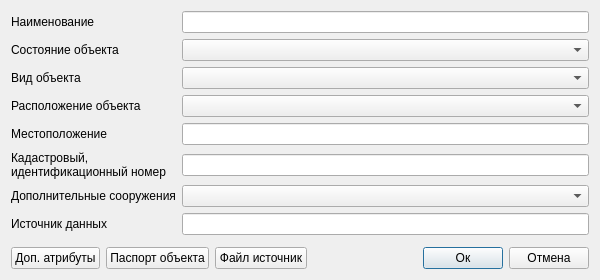
<?xml version="1.0" encoding="UTF-8"?>
<ui version="4.0">
 <class>Dialog</class>
 <widget class="QDialog" name="Dialog">
  <property name="geometry">
   <rect>
    <x>0</x>
    <y>0</y>
    <width>600</width>
    <height>280</height>
   </rect>
  </property>
  <property name="minimumSize">
   <size>
    <width>600</width>
    <height>280</height>
   </size>
  </property>
  <property name="windowTitle">
   <string>Объекты водоснабжения (полигон)</string>
  </property>
  <property name="accessibleName">
   <string notr="true">btnSave</string>
  </property>
  <layout class="QVBoxLayout" name="verticalLayout_2">
   <item>
    <layout class="QGridLayout" name="gridLayout_2">
     <item row="0" column="1">
      <layout class="QHBoxLayout" name="horizontalLayout_4">
       <item>
        <layout class="QGridLayout" name="gridLayout_3">
         <item row="5" column="0">
          <widget class="QLabel" name="label_24">
           <property name="text">
            <string>Кадастровый, 
идентификационный номер</string>
           </property>
          </widget>
         </item>
         <item row="5" column="1">
          <widget class="QLineEdit" name="tbCadastralNumber">
           <property name="clearButtonEnabled">
            <bool>true</bool>
           </property>
          </widget>
         </item>
         <item row="2" column="0">
          <widget class="QLabel" name="label_11">
           <property name="text">
            <string>Вид объекта</string>
           </property>
          </widget>
         </item>
         <item row="1" column="0">
          <widget class="QLabel" name="label_10">
           <property name="text">
            <string>Состояние объекта</string>
           </property>
          </widget>
         </item>
         <item row="3" column="1">
          <widget class="QgsCheckableComboBox" name="cbArrangement"/>
         </item>
         <item row="7" column="0">
          <widget class="QLabel" name="label_25">
           <property name="text">
            <string>Источник данных</string>
           </property>
          </widget>
         </item>
         <item row="0" column="0">
          <widget class="QLabel" name="label">
           <property name="text">
            <string>Наименование</string>
           </property>
          </widget>
         </item>
         <item row="2" column="1">
          <widget class="QComboBox" name="cbObjectType">
           <property name="accessibleName">
            <string notr="true">cbPipeType</string>
           </property>
          </widget>
         </item>
         <item row="4" column="1">
          <widget class="QLineEdit" name="tbLocation">
           <property name="clearButtonEnabled">
            <bool>true</bool>
           </property>
          </widget>
         </item>
         <item row="1" column="1">
          <widget class="QComboBox" name="cbObjectState">
           <property name="accessibleName">
            <string notr="true">cbPipeType</string>
           </property>
          </widget>
         </item>
         <item row="3" column="0">
          <widget class="QLabel" name="label_2">
           <property name="text">
            <string>Расположение объекта</string>
           </property>
          </widget>
         </item>
         <item row="7" column="1">
          <widget class="QLineEdit" name="tbDataSource">
           <property name="clearButtonEnabled">
            <bool>true</bool>
           </property>
          </widget>
         </item>
         <item row="0" column="1">
          <widget class="QLineEdit" name="tbDenomination">
           <property name="clearButtonEnabled">
            <bool>true</bool>
           </property>
          </widget>
         </item>
         <item row="4" column="0">
          <widget class="QLabel" name="label_3">
           <property name="text">
            <string>Местоположение</string>
           </property>
          </widget>
         </item>
         <item row="6" column="0">
          <widget class="QLabel" name="label_4">
           <property name="text">
            <string>Дополнительные сооружения</string>
           </property>
          </widget>
         </item>
         <item row="6" column="1">
          <widget class="QComboBox" name="cbAdditionalStructures"/>
         </item>
        </layout>
       </item>
      </layout>
     </item>
     <item row="3" column="1">
      <layout class="QHBoxLayout" name="horizontalLayout">
       <item>
        <widget class="QPushButton" name="btnAdditionalAttributes">
         <property name="text">
          <string>Доп. атрибуты</string>
         </property>
        </widget>
       </item>
       <item>
        <widget class="QPushButton" name="btnObjectPassport">
         <property name="text">
          <string>Паспорт объекта</string>
         </property>
        </widget>
       </item>
       <item>
        <widget class="QPushButton" name="btnDownloadFiles">
         <property name="text">
          <string>Файл источник</string>
         </property>
        </widget>
       </item>
       <item>
        <spacer name="horizontalSpacer">
         <property name="orientation">
          <enum>Qt::Horizontal</enum>
         </property>
         <property name="sizeHint" stdset="0">
          <size>
           <width>40</width>
           <height>20</height>
          </size>
         </property>
        </spacer>
       </item>
       <item>
        <widget class="QPushButton" name="btnOk">
         <property name="accessibleName">
          <string notr="true">btnSave</string>
         </property>
         <property name="text">
          <string>Ок</string>
         </property>
         <property name="default">
          <bool>true</bool>
         </property>
        </widget>
       </item>
       <item>
        <widget class="QPushButton" name="btnCancel">
         <property name="accessibleName">
          <string notr="true">btnCancel</string>
         </property>
         <property name="text">
          <string>Отмена</string>
         </property>
        </widget>
       </item>
      </layout>
     </item>
     <item row="2" column="1">
      <layout class="QHBoxLayout" name="horizontalLayout_2">
       <item>
        <spacer name="verticalSpacer">
         <property name="orientation">
          <enum>Qt::Vertical</enum>
         </property>
         <property name="sizeHint" stdset="0">
          <size>
           <width>20</width>
           <height>40</height>
          </size>
         </property>
        </spacer>
       </item>
      </layout>
     </item>
    </layout>
   </item>
  </layout>
 </widget>
 <customwidgets>
  <customwidget>
   <class>QgsCheckableComboBox</class>
   <extends>QComboBox</extends>
   <header>qgscheckablecombobox.h</header>
  </customwidget>
 </customwidgets>
 <tabstops>
  <tabstop>tbDenomination</tabstop>
  <tabstop>cbObjectState</tabstop>
  <tabstop>cbObjectType</tabstop>
  <tabstop>cbArrangement</tabstop>
  <tabstop>tbLocation</tabstop>
  <tabstop>tbCadastralNumber</tabstop>
  <tabstop>cbAdditionalStructures</tabstop>
  <tabstop>tbDataSource</tabstop>
  <tabstop>btnAdditionalAttributes</tabstop>
  <tabstop>btnObjectPassport</tabstop>
  <tabstop>btnDownloadFiles</tabstop>
  <tabstop>btnOk</tabstop>
  <tabstop>btnCancel</tabstop>
 </tabstops>
 <resources/>
 <connections/>
</ui>
